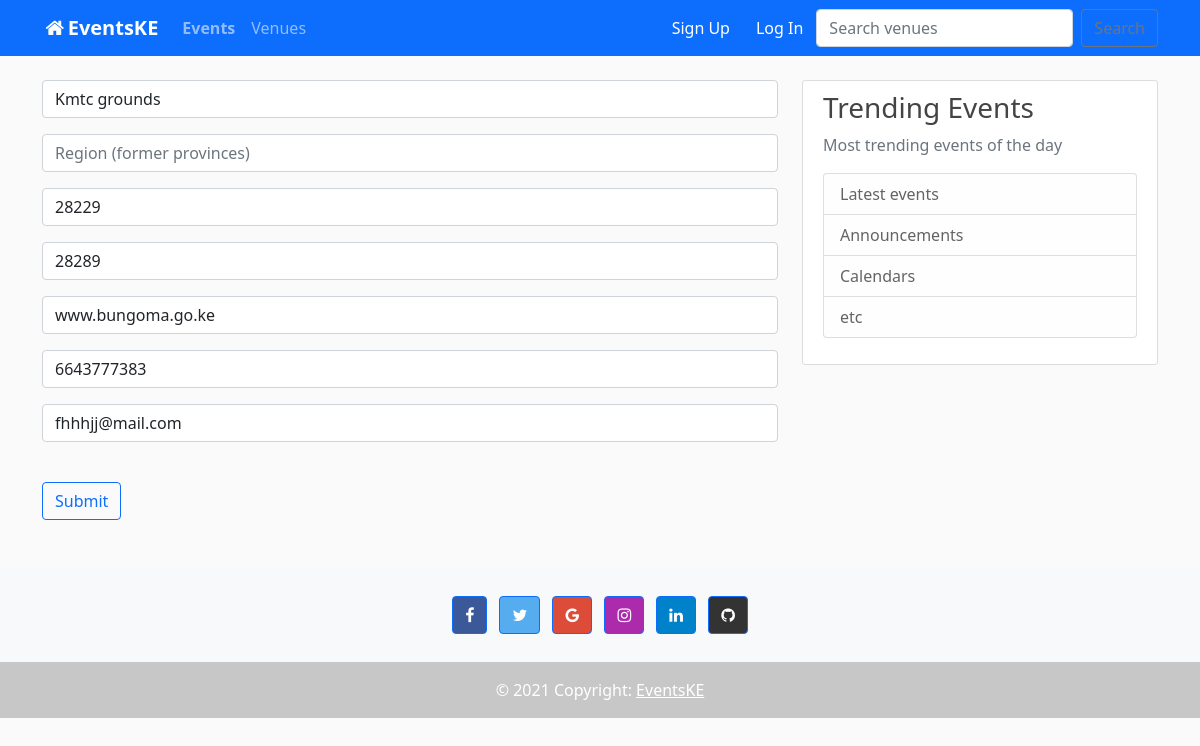
/update_venue/4/, run on the app's committed database.
### Events/models.py (models this page shows, shortened)
class Venue(models.Model):
    name = models.CharField('Venue Name', max_length=120)
    region = models.CharField('region', max_length=60, null= True)
    address = models.CharField(max_length=50)
    zip_code = models.CharField('zip code',max_length=60,)
    website = models.CharField('Website Adress',max_length=60,blank=True)
    phone_number = models.CharField('Contact number',max_length=12,blank=True)
    email_address = models.EmailField('Email Address',blank=True)

### Events/views.py (the view)
# urls.py: path('update_venue/<venue_id>/', views.update_venue, name='update venue'),
def update_venue(request, venue_id):
    venue = Venue.objects.get(pk=venue_id)
    form = Venueform(request.POST or None, instance=venue)
    if form.is_valid():
        form.save()
        return redirect('list venues')
    return render(request, 'Events/update_venue.html', {
        'venue': venue,
        'form': form,
    })

### Events/forms.py
class Venueform(ModelForm):
    class Meta:
        model = Venue
        fields = ('name','region', 'address', 'zip_code', 'website', 'phone_number', 'email_address',)
        labels = {
            'name': '',
            'region':'',
            'address': '',
            'zip_code': '',
            'website': '',
            'phone_number': '',
            'email_address': '',
        }
        widgets = {
            'name': forms.TextInput(attrs={'class': 'form-control', 'placeholder': 'Venue name'}),
            'region': forms.TextInput(attrs={'class': 'form-control', 'placeholder': 'Region (former provinces)'}),
            'address': forms.TextInput(attrs={'class': 'form-control', 'placeholder': 'Address'}),
            'zip_code': forms.TextInput(attrs={'class': 'form-control', 'placeholder': 'Zip code'}),
            'website': forms.TextInput(attrs={'class': 'form-control', 'placeholder': 'Website'}),
            'phone_number': forms.TextInput(attrs={'class': 'form-control', 'placeholder': 'Phone'}),
            'email_address': forms.EmailInput(attrs={'class': 'form-control', 'placeholder': 'Email Address'}),
        }

### Events/templates/Events/update_venue.html (shortened to what this page needs)
{% extends 'Events/base.html' %}
{% block content %}
<form action="" method="POST">
    {{form.as_p}}<br/>
    <button class="btn btn-outline-primary" type="submit">Submit</button>
</form>
{% endblock %}

### Events/static/css/main.css (style rules this page uses)
body { background: #fafafa; color: #333333; margin-top: 5rem; }

### data on the page
Venue: name "Kmtc grounds", address "28229", zip_code "28289", website "www.bungoma.go.ke", phone_number "6643777383", email_address "fhhhjj@mail.com"
